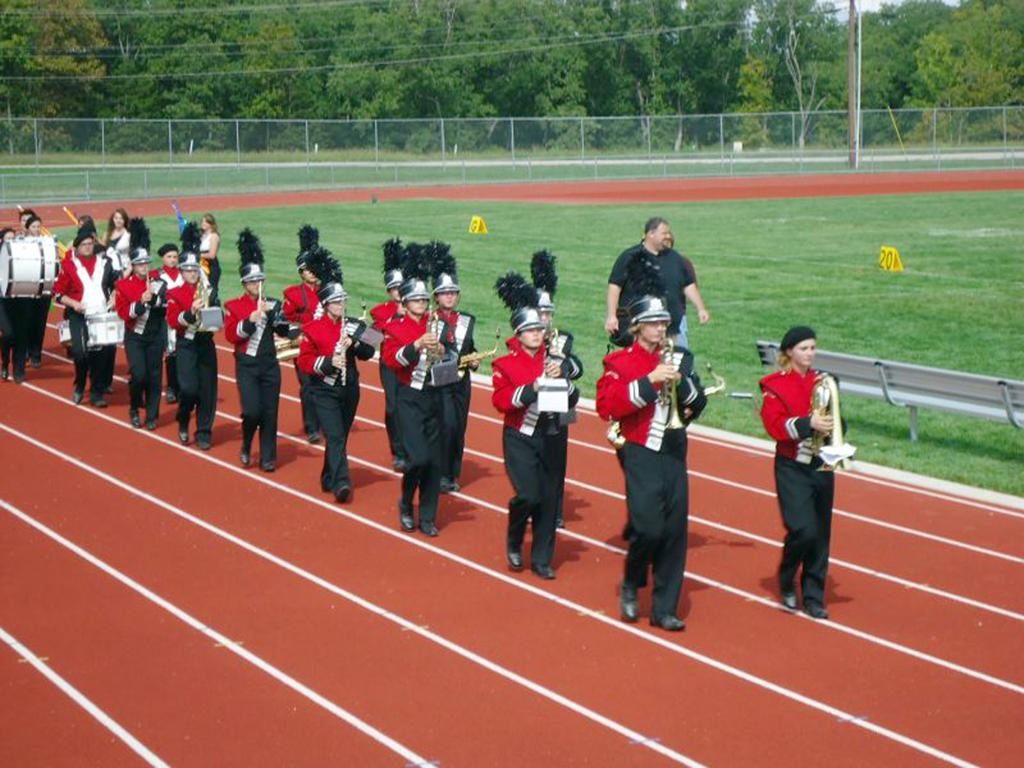
#> input picture tests/0_Parade_marchingband_1_799.jpg, 1024 x 768 px
$ jupyter execute image_load_test.ipynb   (shell and % lines are left out)
#> lines starting #> are read from the running program, lines starting #| are printed output that depends on the picture
### anchors.py
import numpy as np
import itertools
import cv2
import tensorflow as tf

# Anchor configuration
SCALE_FACTOR = [10, 5]
EPSILON = 1e-8

def densify(cx, cy, scale_x_norm, scale_y_norm, factor):
    box_width_x = scale_x_norm + (factor - 1)*scale_x_norm/factor
    box_width_y = scale_y_norm + (factor - 1)*scale_y_norm/factor
    x_top = cx - box_width_x/2
    y_top = cy - box_width_y/2
    slide_x = scale_x_norm/factor
    slide_y = scale_y_norm/factor
    anchor_dense = np.zeros((factor, factor , 4))
    for w, h in itertools.product(range(factor), repeat = 2):
        x = x_top + slide_x*w
        y = y_top + slide_y*h
        anchor_dense[w, h] = np.array([x, y, x + scale_x_norm, y + scale_y_norm])
    return np.reshape(anchor_dense, (factor**2, 4))

def get_boxes(input_config, normalised = False):
    b_out = []
    b_std = []
    shape_stub = []
    for lst in input_config:
        _, b_cur = get_anchor_boxes(lst[0], lst[1], lst[2], lst[3], lst[4], lst[5], lst[6], normalised=normalised)
        b_std.append(b_cur)
        shape_stub.append(b_cur.shape[:-1])
        b_out.append(np.reshape(b_cur, (-1, 4)).copy())
    return np.vstack(tuple(b_out)), b_std, shape_stub

def get_anchor_boxes(shape_dim_x, shape_dim_y, space_x, space_y, scale_x, scale_y, densify_rate, normalised = False):
    # Returns boxes in (left, top, bottom right) form (same as wider) - (0, 0) top left
    # Coordinates stay consistent with OpenCV
    step_x_norm = space_x/shape_dim_x
    step_y_norm = space_y/shape_dim_y
    scale_x_norm = scale_x/shape_dim_x
    scale_y_norm = scale_y/shape_dim_y
    dim_x = int(1/step_x_norm)
    dim_y = int(1/step_y_norm)
    boxes = []
    anchor_centers = np.zeros((dim_y, dim_x, 2))
    anchor_boxes = np.zeros((dim_y, dim_x, densify_rate**2, 4))
    for w, h in itertools.product(range(dim_x), range(dim_y)):
        cx = (w + 0.5)*step_x_norm
        cy = (h + 0.5)*step_y_norm
        cur_center = (cx, cy)
        anchor_centers[h, w] = cur_center
        anchor_boxes[h, w] = densify(cx, cy, scale_x_norm, scale_y_norm, densify_rate)
    if normalised:
        return anchor_centers, anchor_boxes
    else:
        a_c_rest = anchor_centers
        a_c_rest[:, :, 0]*=shape_dim_x
        a_c_rest[:, :, 1]*=shape_dim_y
        bx_rest = anchor_boxes
        bx_rest[:, :, :, 0]*=shape_dim_x
        bx_rest[:, :, :, 1]*=shape_dim_y
        bx_rest[:, :, :, 2]*=shape_dim_x
        bx_rest[:, :, :, 3]*=shape_dim_y
        return np.round(a_c_rest), np.round(anchor_boxes)

# [52 lines left out: functions get_shape_stub, transform_ltbr_to_lbwh, compute_mAP, not called in this run]

def compute_iou_np(bboxes1, bboxes2):
    # Extracted from: https://medium.com/@venuktan/vectorized-intersection-over-union-iou-in-numpy-and-tensor-flow-4fa16231b63d
    x11, y11, x12, y12 = np.split(bboxes1, 4, axis=1)
    x21, y21, x22, y22 = np.split(bboxes2, 4, axis=1)
    xA = np.maximum(x11, np.transpose(x21))
    yA = np.maximum(y11, np.transpose(y21))
    xB = np.minimum(x12, np.transpose(x22))
    yB = np.minimum(y12, np.transpose(y22))

    interArea = np.maximum(0, yB - yA)*np.maximum(0, xB-xA)

    boxAArea = (x12 - x11) * (y12 - y11)
    boxBArea = (x22 - x21) * (y22 - y21)

    # Fix divide by 0 errors
    iou = interArea / (boxAArea + np.transpose(boxBArea) - interArea + 0.00001)
    return np.clip(iou, 0, 1)

def non_max_suppression(boxes, overlapThresh):
    # Extracted from: https://www.pyimagesearch.com/2015/02/16/faster-non-maximum-suppression-python/
	# if there are no boxes, return an empty list
	if len(boxes) == 0:
		return []

	if boxes.dtype.kind == "i":
		boxes = boxes.astype("float")

	pick = []

	x1 = boxes[:,0]
	y1 = boxes[:,1]
	x2 = boxes[:,2]
	y2 = boxes[:,3]

	# compute the area of the bounding boxes and sort the bounding
	# boxes by the bottom-right y-coordinate of the bounding box
	area = (x2 - x1) * (y2 - y1)
	idxs = np.argsort(y2)

	# keep looping while some indexes still remain in the indexes
	while len(idxs) > 0:
		# grab the last index in the indexes list and add the
		# index value to the list of picked indexes
		last = len(idxs) - 1
		i = idxs[last]
		pick.append(i)

		# find the largest (x, y) coordinates for the start of
		# the bounding box and the smallest (x, y) coordinates
		# for the end of the bounding box
		xx1 = np.maximum(x1[i], x1[idxs[:last]])
		yy1 = np.maximum(y1[i], y1[idxs[:last]])
		xx2 = np.minimum(x2[i], x2[idxs[:last]])
		yy2 = np.minimum(y2[i], y2[idxs[:last]])

		# compute the width and height of the bounding box
		w = np.maximum(0, xx2 - xx1)
		h = np.maximum(0, yy2 - yy1)

		# compute the ratio of overlap
		overlap = (w * h) / area[idxs[:last]]

		# delete all indexes from the index list that have
		idxs = np.delete(idxs, np.concatenate(([last],
			np.where(overlap > overlapThresh)[0])))

	# return only the bounding boxes that were picked using the
	# integer data type
	return pick

def encode(anchors_all, boxes, threshold):
    global SCALE_FACTOR, EPSILON

    boxes = np.array(boxes).copy()
    locs = np.zeros((anchors_all.shape[0], 4))
    confs = np.zeros((anchors_all.shape[0], 1))
    if not len(boxes) == 0:
        iou_mat = compute_iou_np(anchors_all,np.array(boxes))
        # n = len(boxes)
        # Compute anchor that gives max IOU for every box [N]
        max_iou, max_iou_ids = np.max(iou_mat, axis = 0), np.argmax(iou_mat, axis = 0)
        # Compute box that gives max IOU for every anchor [num_anchors]
        max_obj_iou, max_obj_iou_ids = np.max(iou_mat, axis = 1), np.argmax(iou_mat, axis = 1)

        # Set to -1 (no match) if anchor IOU < 0.35
        max_obj_iou_ids = np.squeeze(max_obj_iou_ids)
        max_iou_ids = np.squeeze(max_iou_ids)

        # if (len(max_iou_ids) != n) or (len(max_obj_iou_ids) != anchors_all.shape[0]):
        #     raise ValueError('Invalid shapes')

        threshold_ids = max_obj_iou < threshold
        ids_out = max_obj_iou_ids.copy()
        ids_out[threshold_ids] = -1
        # Zero out forced match
        ids_out[max_iou_ids] = -1

        # Get corresponding anchor locs
        anchor_boxes = anchors_all[ids_out >= 0, :]

        centers_a = np.array(anchor_boxes[:, 2:] + anchor_boxes[:, :2]).astype(np.float32)/2
        w_h_a = np.array(anchor_boxes[:, 2:] - anchor_boxes[:, :2]).astype(np.float32)
        w_h_a += EPSILON

        select_ids = ids_out[ids_out >= 0]
        select_boxes = np.take(boxes, select_ids, axis = 0)

        centers = np.array(select_boxes[:, :2] + select_boxes[:, 2:]).astype(np.float32)/2
        w_h = np.array(select_boxes[:, 2:] - select_boxes[:, :2]).astype(np.float32)
        w_h += EPSILON

        cxcy_out = (centers - centers_a)/w_h_a
        cxcy_out*=SCALE_FACTOR[0]
        wh_out = np.log(w_h/w_h_a)
        wh_out*=SCALE_FACTOR[1]

        cat_items = np.concatenate((cxcy_out, wh_out), axis = -1)
        locs[ids_out >= 0] = cat_items
        confs[ids_out >= 0] = 1
        # NOTE: confs is a N x 1 matrix (not one-hot)
    return locs, np.squeeze(confs)

# [15 lines left out: functions encode_batch, decode_batch, not called in this run]

def decode(anchor_boxes, locs, confs, min_conf = 0.05, keep_top = 400, nms_thresh = 0.3, do_nms = True):
    # NOTE: confs is a N x 2 matrix
    global SCALE_FACTOR

    centers_a = np.array(anchor_boxes[:, 2:] + anchor_boxes[:, :2])/2
    w_h_a = np.array(anchor_boxes[:, 2:] - anchor_boxes[:, :2])

    cxcy_in = locs[:, :2]
    wh_in = locs[:, 2:]

    cxcy_in/=SCALE_FACTOR[0]
    wh_in/= SCALE_FACTOR[1]

    wh = np.exp(wh_in)*w_h_a
    cxcy = cxcy_in*w_h_a + centers_a

    boxes_out = np.concatenate([cxcy-wh/2, cxcy+wh/2], axis = -1)

    # Get only if confidence > 0.05 & keep top 400 boxes
    conf_ids = np.squeeze(np.argwhere(confs[:, 1] > min_conf))
    conf_merge = np.reshape(np.stack((conf_ids, confs[conf_ids, 1]), axis = -1), (-1, 2))
    conf_merge = conf_merge[conf_merge[:, 1].argsort()[::-1]]
    conf_merge = conf_merge[:keep_top, :]
    conf_ids, conf_vals = conf_merge[:, 0].astype(int), conf_merge[:, 1]
    # Run NMS on extracted boxes
    boxes_out = boxes_out[np.array(conf_merge[:, 0], dtype = int)]
    if do_nms:
        keep = non_max_suppression(boxes_out, nms_thresh)
        return boxes_out[keep], conf_ids[keep], conf_vals[keep]
    else:
        return boxes_out, conf_ids, conf_vals

### tests/image_load_test.ipynb
[cell 1]
import cv2
import sys
sys.path.append("../")
import anchors
from matplotlib import pyplot as plt
import numpy as np
import matplotlib

[cell 2]
def get_img_bbox(im_file, box_file):
    img_orig = cv2.imread(im_file)
    img_orig = cv2.cvtColor(img_orig, cv2.COLOR_BGR2RGB)
    file = open(box_file, "r")
    boxes = []
#     boxes_norm = []
    h, w = img_orig.shape[0:2]
    for line in tuple(file)[2:]:
        box = [int(i) for i in line.split()[0:4]]
        box = [box[0], box[1], box[0] + box[2], box[1] + box[3]]
#         box_norm = [box[0]/h, box[1]/w, box[2]/h, box[3]/w]
        boxes.append(box)
#         boxes_norm.append(box_norm)
    out_box = np.array(boxes)
    return img_orig.copy(), out_box, (h, w)

[cell 3]
img_orig_1, boxes_1, dim_1 = get_img_bbox('0_Parade_marchingband_1_799.jpg',
                                          'test_data.txt')
#> in get_img_bbox, img_orig is the input picture: shape (768, 1024, 3); mean B, G, R 85.4, 107.6, 135.5
#> (reads tests/test_data.txt from the repository)
#> boxes_1 = 21 rows, first 6: [78, 221, 85, 229], [78, 238, 92, 255], [113, 212, 124, 227], [134, 260, 149, 275], [163, 250, 177, 267], [201, 218, 211, 230]; dim_1 = (768, 1024)
img_orig_2, boxes_2, dim_2  = get_img_bbox('0_Parade_marchingband_1_117.jpg',
                                           'test_data_2.txt')
#> call 2 of get_img_bbox, with im_file = '0_Parade_marchingband_1_117.jpg', box_file = 'test_data_2.txt'
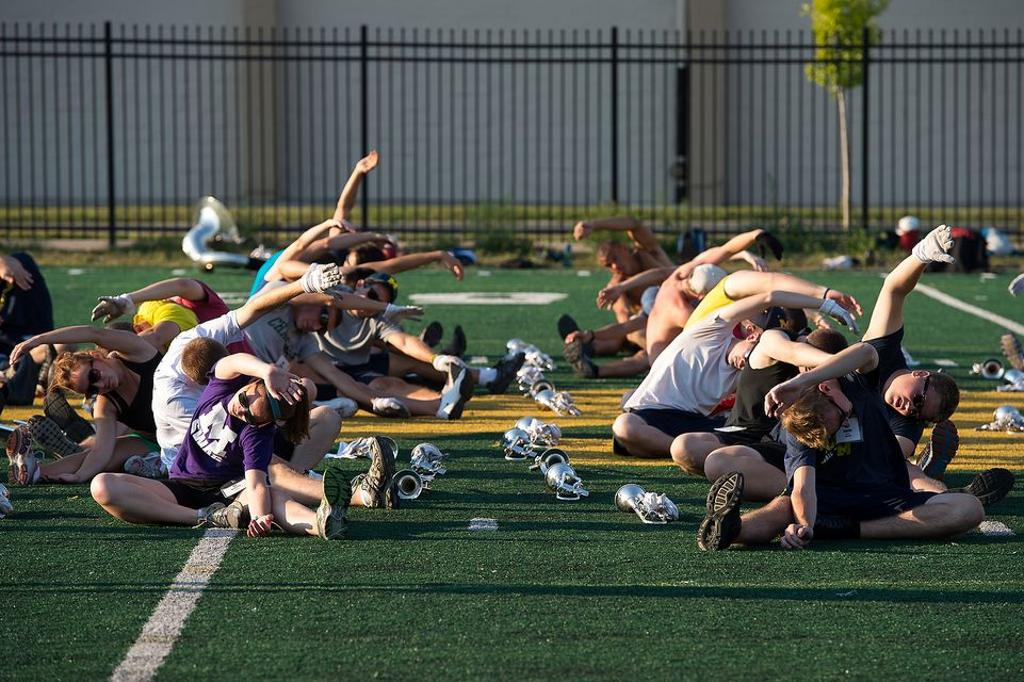
#> input picture tests/0_Parade_marchingband_1_117.jpg, 1024 x 682 px
#> in get_img_bbox, img_orig is the input picture: shape (682, 1024, 3); mean B, G, R 74.4, 83.9, 78.7
#> (reads tests/test_data_2.txt from the repository)
#> boxes_2 = [[69, 359, 119, 395], [227, 382, 283, 425], [296, 305, 340, 331], [353, 280, 393, 316], [885, 377, 948, 418], [819, 391, 853, 434], [727, 342, 764, 373], [598, 246, 631, 275], [740, 308, 785, 341]]; dim_2 = (682, 1024)
CONFIG = [[1024, 1024, 32, 32, 32, 32, 4],
          [1024, 1024, 32, 32, 64, 64, 2],
          [1024, 1024, 32, 32, 128, 128, 1],
          [1024, 1024, 64, 64, 256, 256, 1],
          [1024, 1024, 128, 128, 512, 512, 1]]
boxes_vec, boxes_lst, stubs = anchors.get_boxes(CONFIG)
locs, confs = anchors.encode(boxes_vec, boxes_1, threshold = 0.05)
#> in encode, `boxes = np.array(boxes).copy()`: boxes has the same summary as boxes_1 outside encode
#> in compute_iou_np, `x21, y21, x22, y22 = np.split(bboxes2, 4, axis=1)`: x21 = 21 values, max 793 at index 16, min 3 at index 19, mean 297.9; y21 = 21 values, max 337 at index 16, min 212 at index 2, mean 264.5; x22 = 21 values, max 816 at index 16, min 14 at index 19, mean 313.6; y22 = 21 values, max 367 at index 16, min 227 at index 2, mean 282
#> in compute_iou_np, `boxBArea = (x22 - x21) * (y22 - y21)`: boxBArea = 21 values, max 690 at index 16, min 56 at index 0, mean 290
#> in encode, `max_iou, max_iou_ids = np.max(iou_mat, axis = 0), np.argmax(iou_mat, a..`: max_iou = 21 values, max 0.568 at index 16, min 0.0547 at index 0, mean 0.278; max_iou_ids = 21 values, max 5523 at index 16, min 3083 at index 20, mean 4149.1
#> in encode, `anchor_boxes = anchors_all[ids_out >= 0, :]`: anchor_boxes = 563 rows, first 6: [-4, 196, 28, 228], [-4, 204, 28, 236], [4, 188, 36, 220], [4, 196, 36, 228], [12, 188, 44, 220], [12, 196, 44, 228]
#> in encode, `centers_a = np.array(anchor_boxes[:, 2:] + anchor_boxes[:, :2]).astype..`: centers_a = 563 pairs, first value 4 to 832, second value 204 to 384
#> in encode, `w_h_a = np.array(anchor_boxes[:, 2:] - anchor_boxes[:, :2]).astype(np...`: w_h_a = 563 pairs, first value 32 to 64, second value 32 to 64
#> in encode, `select_ids = ids_out[ids_out >= 0]`: select_ids = 563 values, max 20 at index 0, min 0 at index 12, mean 10.22
#> in encode, `select_boxes = np.take(boxes, select_ids, axis = 0)`: select_boxes = 563 rows, first 6: [20, 215, 32, 231], [20, 215, 32, 231], [20, 215, 32, 231], [20, 215, 32, 231], [20, 215, 32, 231], [20, 215, 32, 231]
#> in encode, `centers = np.array(select_boxes[:, :2] + select_boxes[:, 2:]).astype(n..`: centers = 563 pairs, first value 8.5 to 804.5, second value 219.5 to 352
#> in encode, `w_h = np.array(select_boxes[:, 2:] - select_boxes[:, :2]).astype(np.fl..`: w_h = 563 pairs, first value 7 to 23, second value 8 to 30
#> in encode, `cxcy_out = (centers - centers_a)/w_h_a`: cxcy_out = 563 pairs, first value -0.734 to 0.641, second value -0.734 to 0.719
#> in encode, `cxcy_out*=SCALE_FACTOR[0]`: cxcy_out = 563 pairs, first value -7.34 to 6.41, second value -7.34 to 7.19
#> in encode, `wh_out = np.log(w_h/w_h_a)`: wh_out = 563 pairs, first value -1.52 to -0.33, second value -1.45 to -0.0645
#> in encode, `wh_out*=SCALE_FACTOR[1]`: wh_out = 563 pairs, first value -7.6 to -1.65, second value -7.25 to -0.323
#> in encode, `cat_items = np.concatenate((cxcy_out, wh_out), axis = -1)`: cat_items = 563 rows, first 6: [4.38, 3.44, -4.9, -3.47], [4.38, 0.938, -4.9, -3.47], [1.88, 5.94, -4.9, -3.47], [1.88, 3.44, -4.9, -3.47], [-0.625, 5.94, -4.9, -3.47], [-0.625, 3.44, -4.9, -3.47]
confs = np.eye(2)[confs.astype(int)]
#> confs = 21824 pairs, first value 0 to 1, second value 0 to 1
boxes_preds, _, _ = anchors.decode(boxes_vec, locs, confs)
#> in decode, `cxcy_in = locs[:, :2]`: cxcy_in = 21824 pairs, first value -7.34 to 6.41, second value -7.34 to 7.19
#> in decode, `wh_in = locs[:, 2:]`: wh_in = 21824 pairs, first value -7.6 to 0, second value -7.25 to 0
#> in decode, `cxcy_in/=SCALE_FACTOR[0]`: cxcy_in = 21824 pairs, first value -0.734 to 0.641, second value -0.734 to 0.719
#> in decode, `wh_in/= SCALE_FACTOR[1]`: wh_in = 21824 pairs, first value -1.52 to 0, second value -1.45 to 0
#> in decode, `wh = np.exp(wh_in)*w_h_a`: wh = 21824 pairs, first value 7 to 512, second value 8 to 512
#> in decode, `cxcy = cxcy_in*w_h_a + centers_a`: cxcy = 21824 pairs, first value 0 to 1024, second value 0 to 1024
#> in decode, `conf_ids = np.squeeze(np.argwhere(confs[:, 1] > min_conf))`: conf_ids = 563 values from 3078 to 18024
#> in decode, `conf_merge = np.reshape(np.stack((conf_ids, confs[conf_ids, 1]), axis ..`: conf_merge = 563 pairs, first value 3078 to 18024, second value 1 to 1
#> in decode, `conf_merge = conf_merge[:keep_top, :]`: conf_merge = 400 pairs, first value 3078 to 18024, second value 1 to 1
#> in decode, `conf_ids, conf_vals = conf_merge[:, 0].astype(int), conf_merge[:, 1]`: conf_ids = 400 values, max 18024 at index 1, min 3078 at index 0, mean 8952.8; conf_vals = 400 values from 1 to 1
#> in decode, `boxes_out = boxes_out[np.array(conf_merge[:, 0], dtype = int)]`: boxes_out = 400 rows, first 6: [20, 215, 32, 231], [793, 337, 816, 367], [793, 337, 816, 367], [793, 337, 816, 367], [793, 337, 816, 367], [793, 337, 816, 367]
#> in non_max_suppression, `x1 = boxes[:,0]`: x1 = 400 values, max 793 at index 1, min 3 at index 19, mean 416
#> in non_max_suppression, `y1 = boxes[:,1]`: y1 = 400 values, max 337 at index 1, min 215 at index 0, mean 286.2
#> in non_max_suppression, `x2 = boxes[:,2]`: x2 = 400 values, max 816 at index 147, min 14 at index 19, mean 434.3
#> in non_max_suppression, `y2 = boxes[:,3]`: y2 = 400 values, max 367 at index 147, min 231 at index 0, mean 306.1
#> in non_max_suppression, `area = (x2 - x1) * (y2 - y1)`: area = 400 values, max 690 at index 147, min 165 at index 19, mean 373.9
#> in non_max_suppression, `idxs = np.argsort(y2)`: idxs = 400 values, max 399 at index 112, min 0 at index 0, mean 199.5
#> the loop in non_max_suppression, `while len(idxs) > 0:` made 18 passes
#> (last, i) on passes 1 to 12: (399, 158), (352, 226), (327, 14), (290, 256), (273, 54), (235, 287), (209, 247), (181, 348), (158, 89), (132, 375), (114, 345), (83, 144)
#> (last, i, idxs) on pass 16: (22, 27, [0, 39, 42, 30, 35, 49, 36, 38, 50, 40, 41, 48, 37])
#> after the loop in non_max_suppression, `while len(idxs) > 0:`: idxs = empty array; pick = [158, 226, 14, 256, 54, 287, 247, 348, 89, 375, 345, 144, 121, 44, 103, 27, 37, 30]
#> in decode, `keep = non_max_suppression(boxes_out, nms_thresh)`: keep has the same summary as pick in non_max_suppression
#> boxes_preds = 18 rows, first 6: [793, 337, 816, 367], [522, 328, 543, 346], [643, 320, 666, 342], [535, 311, 551, 328], [328, 295, 344, 315], [406, 293, 427, 314]

##### Compute bounding boxes from original values

[cell 4]
img = img_orig_1.copy()
h, w = dim_1
#> h = 768; w = 1024
for box in boxes_1:
    cv2.rectangle(img, (int(box[0]),int(box[1])), (int(box[2]), int(box[3])), (0,255,0))
#> this loop made 21 passes
#> box on passes 1 to 12: [78, 221, 85, 229], [78, 238, 92, 255], [113, 212, 124, 227], [134, 260, 149, 275], [163, 250, 177, 267], [201, 218, 211, 230], [182, 266, 197, 283], [245, 279, 263, 294], [304, 265, 320, 282], [328, 295, 344, 315], [389, 281, 406, 300], [406, 293, 427, 314]
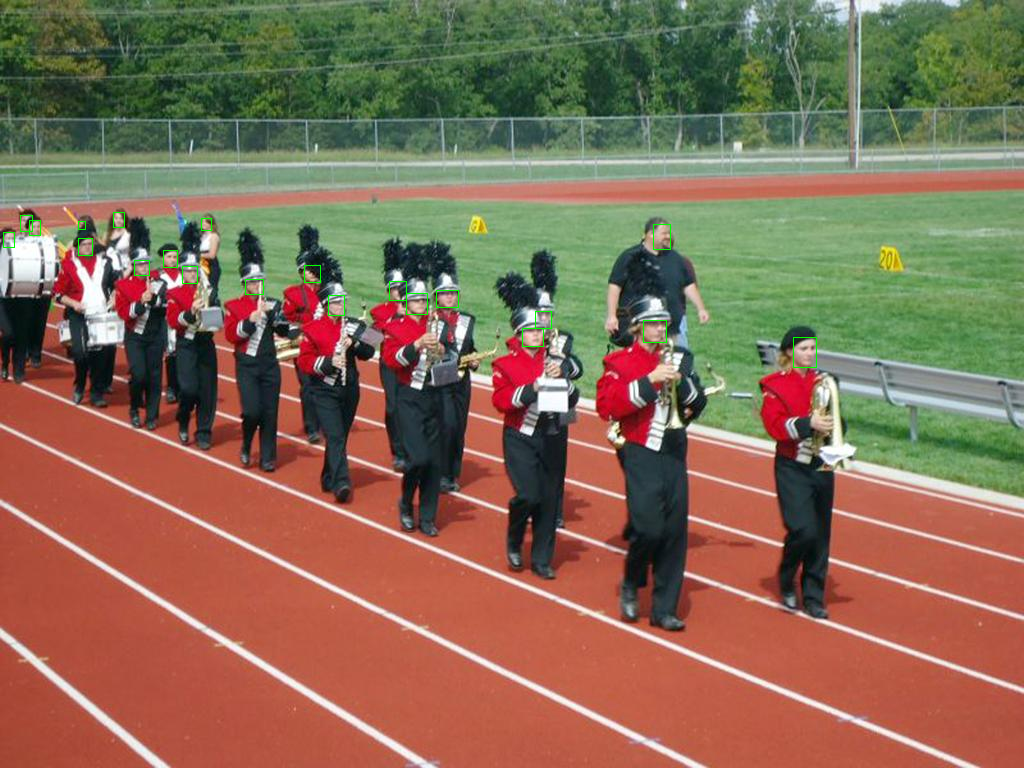
#> img: shape (768, 1024, 3); mean R, G, B 135.2, 107.8, 85.2
plt.figure()
plt.imshow(img)
plt.show()

##### Compute bounding boxes from encoded & decoded values

[cell 5]
img = img_orig_1.copy()
h, w = dim_1
for box in boxes_preds:
    cv2.rectangle(img, (int(box[0]),int(box[1])), (int(box[2]), int(box[3])), (0,255,0))
#> this loop made 18 passes
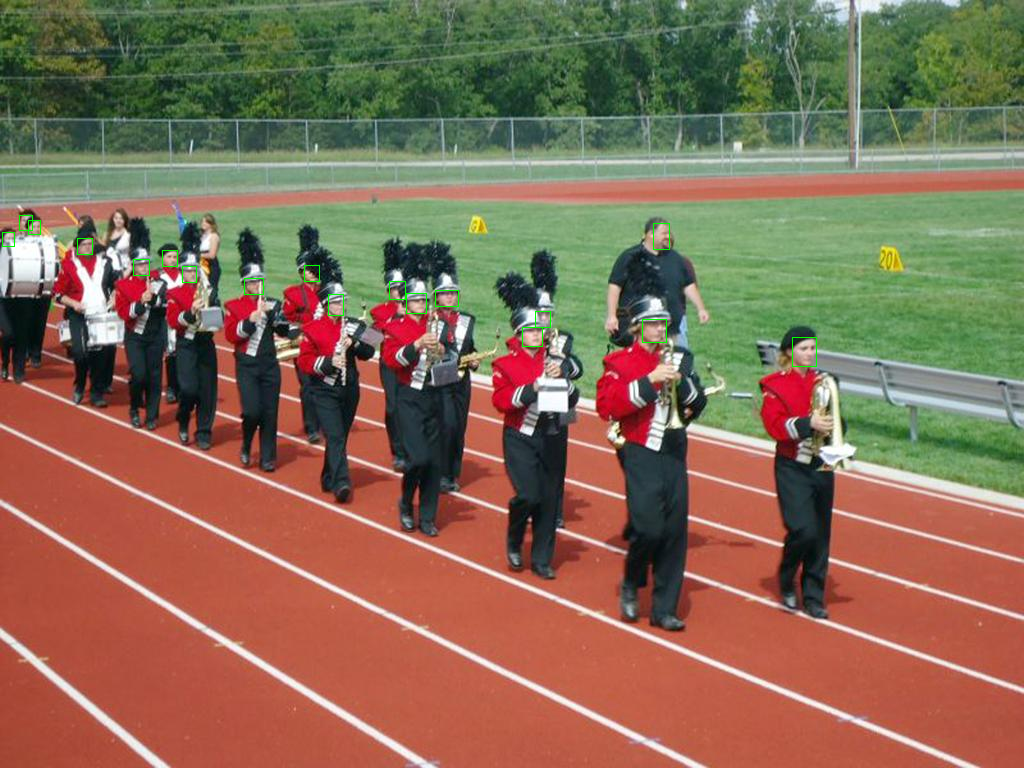
#> img: shape (768, 1024, 3); mean R, G, B 135.3, 107.8, 85.2
plt.figure()
plt.imshow(img)
plt.show()
